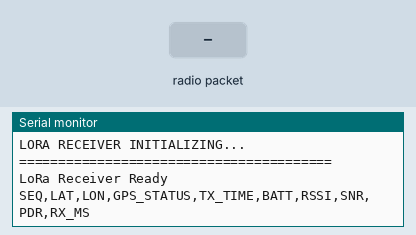
Bench run of a sketch on a simulated Arduino Nano, built with avr-gcc and run on an emulated ATmega328P. Shown: the last lines printed to the serial monitor. Inputs (shaded band) come from the test bench. No radio packets arrive unless stated.

Above: at 1.2 s.
1.3 s: radio packet "," arrives
At 2.5 s:
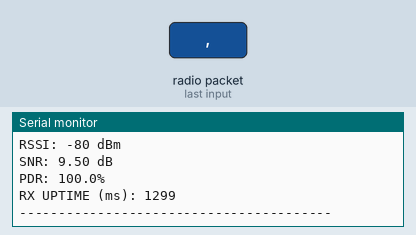
2.8 s: radio packet "0" arrives
At 3.9 s:
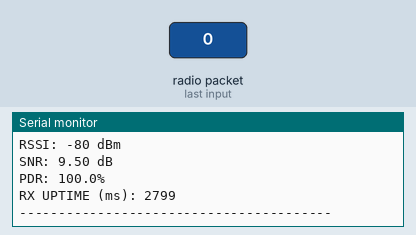

The sketch:

Asset_Tracking_Nano_Rx.ino
```cpp
#include <SPI.h>
#include <LoRa.h>

// LORA PINS (Arduino Nano)
#define SS      10
#define RST     9
#define DIO0    2

// VARIABLES
int previousSeq = 0;

long totalReceived = 0;
long totalExpected = 0;

float pdr = 100.0;

// SETUP
void setup() {

  Serial.begin(115200);

  while (!Serial);

  Serial.println("========================================");
  Serial.println("LORA RECEIVER INITIALIZING...");
  Serial.println("========================================");

  // ---------------- LoRa Setup ----------------

  LoRa.setPins(SS, RST, DIO0);

  if (!LoRa.begin(433E6)) {

    Serial.println("LoRa init failed!");

    while (1);
  }

  Serial.println("LoRa Receiver Ready");
  Serial.println();

  // CSV HEADER
  Serial.println("SEQ,LAT,LON,GPS_STATUS,TX_TIME,BATT,RSSI,SNR,PDR,RX_MS");
}

// LOOP
void loop() {

  int packetSize = LoRa.parsePacket();

  if (packetSize) {

    String receivedData = "";

    while (LoRa.available()) {
      receivedData += (char)LoRa.read();
    }

    // RSSI & SNR
    int rssi = LoRa.packetRssi();

    float snr = LoRa.packetSnr();

    // PARSE DATA
    String fields[6];

    int fieldIndex = 0;

    int startPos = 0;

    for (int i = 0; i < receivedData.length(); i++) {

      if (receivedData[i] == ',') {

        fields[fieldIndex] =
          receivedData.substring(startPos, i);

        fieldIndex++;

        startPos = i + 1;
      }
    }

    // Last field

    fields[fieldIndex] =
      receivedData.substring(startPos);

    // EXTRACT VALUES
    int seq = fields[0].toInt();

    String lat = fields[1];

    String lon = fields[2];

    String gpsStatus = fields[3];

    String txTime = fields[4];

    String batt = fields[5];


    // PDR CALCULATION
    if (previousSeq == 0) {

      totalExpected = 1;
      totalReceived = 1;
    }
    else {

      totalExpected += (seq - previousSeq);

      totalReceived++;
    }

    previousSeq = seq;

    pdr = ((float)totalReceived /
           (float)totalExpected) * 100.0;


    // RX TIMESTAMP
    unsigned long rxMillis = millis();

    // SERIAL OUTPUT (CSV FORMAT)


    Serial.print(seq);
    Serial.print(", ");

    Serial.print(lat);
    Serial.print(", ");

    Serial.print(lon);
    Serial.print(", ");

    Serial.print(gpsStatus);
    Serial.print(", ");

    Serial.print(txTime);
    Serial.print(", ");

    Serial.print(batt);
    Serial.print("%\n");

    // OPTIONAL PRETTY DEBUG OUTPUT

    Serial.println("----------------------------------------");

    Serial.print("SEQ: ");
    Serial.println(seq);

    Serial.print("LATITUDE: ");
    Serial.println(lat);

    Serial.print("LONGITUDE: ");
    Serial.println(lon);

    Serial.print("GPS STATUS: ");
    Serial.println(gpsStatus);

    Serial.print("TX TIME: ");
    Serial.println(txTime);

    Serial.print("BATTERY: ");
    Serial.print(batt);
    Serial.println("%");

    Serial.print("RSSI: ");
    Serial.print(rssi);
    Serial.println(" dBm");

    Serial.print("SNR: ");
    Serial.print(snr);
    Serial.println(" dB");

    Serial.print("PDR: ");
    Serial.print(pdr, 1);
    Serial.println("%");

    Serial.print("RX UPTIME (ms): ");
    Serial.println(rxMillis);

    Serial.println("----------------------------------------");
    Serial.println();
  }
}
```

Measured:
- after the input at 1.3 s, the serial monitor: prints a new line at once (image 1)
- after the input at 2.8 s, the serial monitor: prints a new line at once (image 2)
